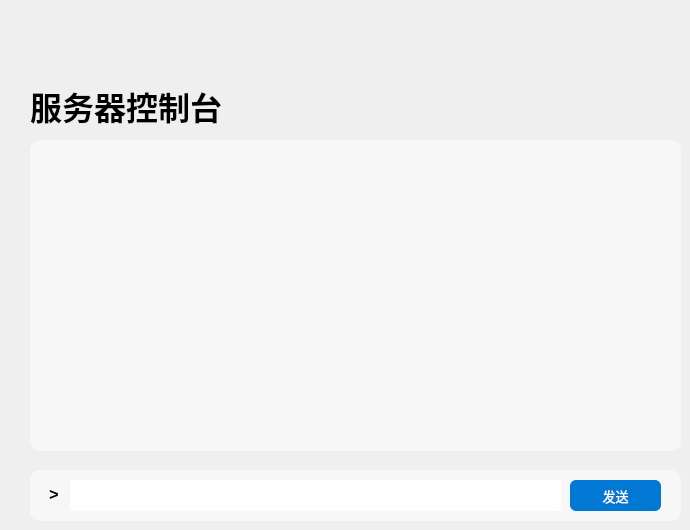
    <widget class="QWidget" name="ConsolePage">
     <widget class="QLabel" name="Console_Label">
      <property name="geometry">
       <rect>
        <x>30</x>
        <y>80</y>
        <width>221</width>
        <height>51</height>
       </rect>
      </property>
      <property name="font">
       <font>
        <family>Microsoft YaHei UI</family>
        <pointsize>24</pointsize>
        <weight>75</weight>
        <bold>true</bold>
       </font>
      </property>
      <property name="text">
       <string>服务器控制台</string>
      </property>
     </widget>
     <widget class="QLabel" name="Console_Background">
      <property name="geometry">
       <rect>
        <x>30</x>
        <y>140</y>
        <width>651</width>
        <height>311</height>
       </rect>
      </property>
      <property name="font">
       <font>
        <family>Microsoft YaHei UI</family>
        <pointsize>12</pointsize>
       </font>
      </property>
      <property name="autoFillBackground">
       <bool>false</bool>
      </property>
      <property name="styleSheet">
       <string notr="true">QLabel
{
	background-color: rgb(247, 247, 247);
	border-radius: 10px
}</string>
      </property>
      <property name="text">
       <string/>
      </property>
     </widget>
     <widget class="QLabel" name="Command_Background">
      <property name="geometry">
       <rect>
        <x>30</x>
        <y>470</y>
        <width>651</width>
        <height>51</height>
       </rect>
      </property>
      <property name="font">
       <font>
        <family>Consolas</family>
        <pointsize>12</pointsize>
        <weight>75</weight>
        <bold>true</bold>
       </font>
      </property>
      <property name="autoFillBackground">
       <bool>false</bool>
      </property>
      <property name="styleSheet">
       <string notr="true">QLabel
{
	background-color: rgb(247, 247, 247);
	border-radius: 10px
}</string>
      </property>
      <property name="text">
       <string>  &gt;</string>
      </property>
     </widget>
     <widget class="QPushButton" name="Send_Command_PushButton">
      <property name="geometry">
       <rect>
        <x>570</x>
        <y>480</y>
        <width>91</width>
        <height>31</height>
       </rect>
      </property>
      <property name="font">
       <font>
        <family>Microsoft YaHei UI</family>
        <pointsize>10</pointsize>
       </font>
      </property>
      <property name="cursor">
       <cursorShape>PointingHandCursor</cursorShape>
      </property>
      <property name="styleSheet">
       <string notr="true">QPushButton
{
	background-color: rgb(0, 120, 212);
	border-radius: 6px;
	color: rgb(255, 255, 255);
}
QPushButton:hover
{
    background-color: rgb(0, 110, 212);
	border-radius: 6px;
    color: rgb(255, 255, 255);
}
QPushButton:pressed
{
    background-color: rgb(0, 100, 212);
	border-radius: 6px;
    color: rgb(255, 255, 255);
}</string>
      </property>
      <property name="text">
       <string>发送</string>
      </property>
      <property name="flat">
       <bool>false</bool>
      </property>
     </widget>
     <widget class="QLineEdit" name="Command_LineEdit">
      <property name="geometry">
       <rect>
        <x>70</x>
        <y>480</y>
        <width>491</width>
        <height>31</height>
       </rect>
      </property>
      <property name="font">
       <font>
        <family>Consolas</family>
        <pointsize>12</pointsize>
       </font>
      </property>
      <property name="styleSheet">
       <string notr="true">QLineEdit
{
	border-radius: 3px;
}
</string>
      </property>
     </widget>
    </widget>
